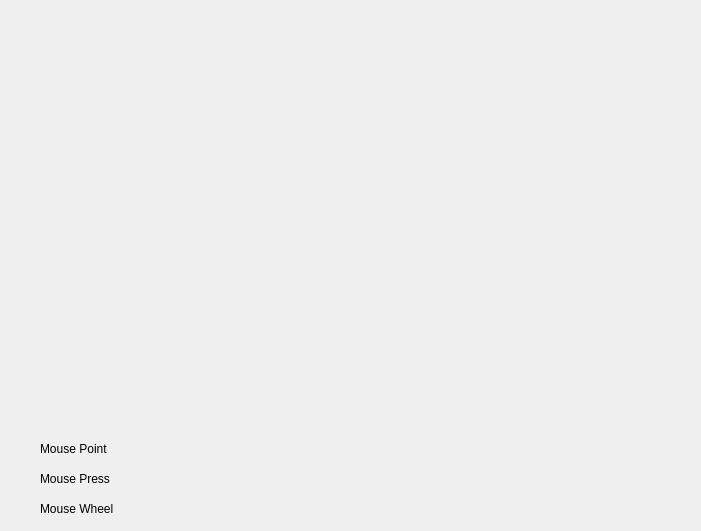
<?xml version="1.0" encoding="UTF-8"?>
<ui version="4.0">
 <class>Dialog</class>
 <widget class="QDialog" name="Dialog">
  <property name="geometry">
   <rect>
    <x>0</x>
    <y>0</y>
    <width>701</width>
    <height>531</height>
   </rect>
  </property>
  <property name="windowTitle">
   <string>Dialog</string>
  </property>
  <widget class="QLabel" name="label">
   <property name="geometry">
    <rect>
     <x>30</x>
     <y>30</y>
     <width>651</width>
     <height>491</height>
    </rect>
   </property>
   <property name="text">
    <string/>
   </property>
  </widget>
  <widget class="QLabel" name="label_2">
   <property name="geometry">
    <rect>
     <x>40</x>
     <y>440</y>
     <width>91</width>
     <height>17</height>
    </rect>
   </property>
   <property name="text">
    <string>Mouse Point</string>
   </property>
  </widget>
  <widget class="QLabel" name="point_pos">
   <property name="geometry">
    <rect>
     <x>130</x>
     <y>440</y>
     <width>271</width>
     <height>17</height>
    </rect>
   </property>
   <property name="text">
    <string/>
   </property>
  </widget>
  <widget class="QLabel" name="label_3">
   <property name="geometry">
    <rect>
     <x>40</x>
     <y>470</y>
     <width>91</width>
     <height>17</height>
    </rect>
   </property>
   <property name="text">
    <string>Mouse Press</string>
   </property>
  </widget>
  <widget class="QLabel" name="label_4">
   <property name="geometry">
    <rect>
     <x>40</x>
     <y>500</y>
     <width>101</width>
     <height>17</height>
    </rect>
   </property>
   <property name="text">
    <string>Mouse Wheel</string>
   </property>
  </widget>
  <widget class="QLabel" name="point_press">
   <property name="geometry">
    <rect>
     <x>130</x>
     <y>470</y>
     <width>271</width>
     <height>17</height>
    </rect>
   </property>
   <property name="text">
    <string/>
   </property>
  </widget>
  <widget class="QLabel" name="mouse_wheel">
   <property name="geometry">
    <rect>
     <x>136</x>
     <y>499</y>
     <width>271</width>
     <height>17</height>
    </rect>
   </property>
   <property name="text">
    <string/>
   </property>
  </widget>
 </widget>
 <resources/>
 <connections/>
</ui>
